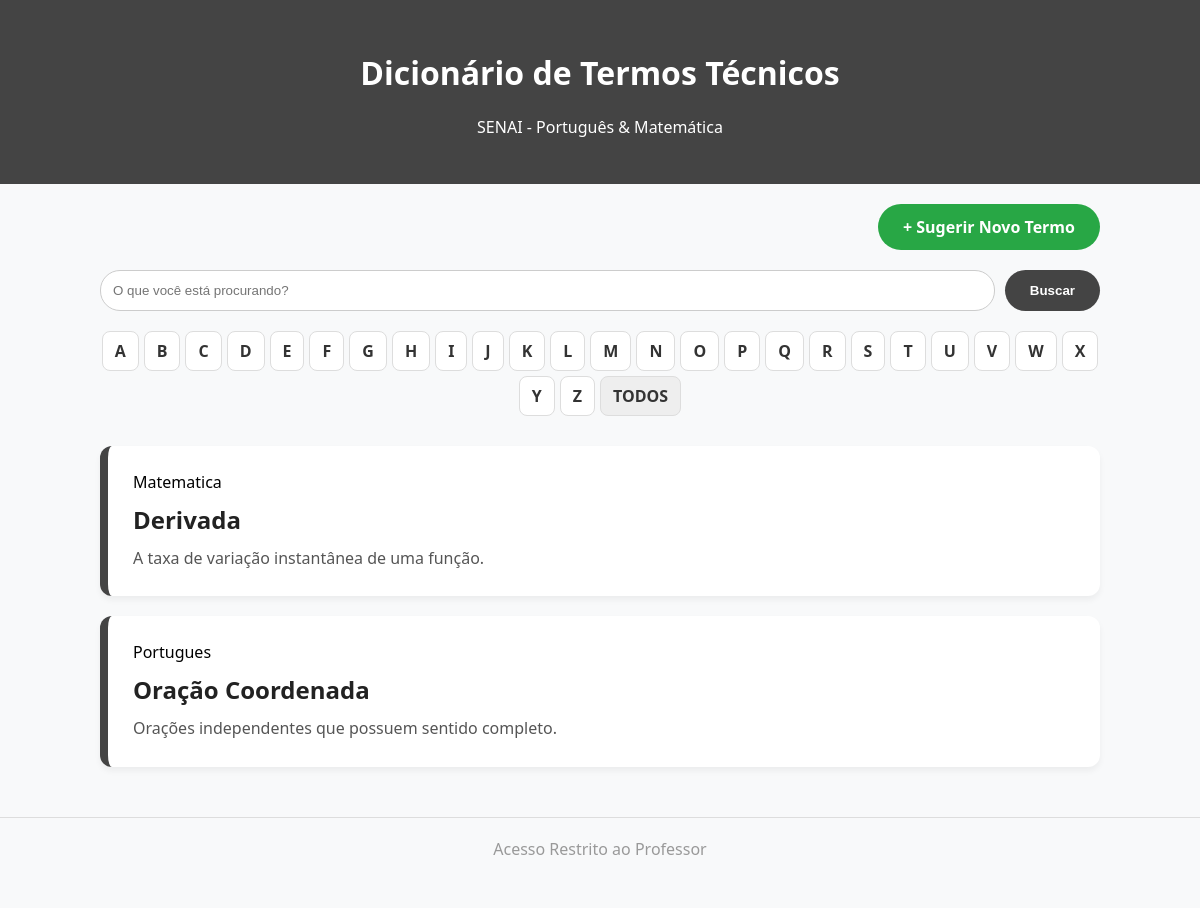
The page / on the database its author committed.
### tables this page shows
CREATE TABLE IF NOT EXISTS termos (
    id INT AUTO_INCREMENT PRIMARY KEY,
    termo VARCHAR(100) NOT NULL,
    definicao TEXT NOT NULL,
    disciplina ENUM('portugues', 'matematica') NOT NULL,
    imagem_url VARCHAR(255) DEFAULT NULL,  
    status ENUM('pendente', 'aprovado') DEFAULT 'pendente',  
    data_sugestao TIMESTAMP DEFAULT CURRENT_TIMESTAMP,
    id_professor_validador INT NULL,  
    FOREIGN KEY (id_professor_validador) REFERENCES professores(id) ON DELETE SET NULL
);

### index.php (the view, shortened to what this page needs)
<?php
include 'conexao.php';
$busca = isset($_GET['busca']) ? $_GET['busca'] : '';
$query = "SELECT * FROM termos WHERE status = 'aprovado'";
$query .= " ORDER BY termo ASC";
$result = $conn->query($query);
?>
<!DOCTYPE html>
<html lang="pt-br">
<head>
    <link rel="stylesheet" href="css/style.css">
</head>
<body>
<header>
    <h1>Dicionário de Termos Técnicos</h1>
    <p>SENAI - Português & Matemática</p>
</header>
<div class="container">
    <div style="text-align: right; margin-top: 20px;">
        <a href="cadastrar.php" class="btn" style="background: #28a745; color: white; border-radius: 25px;">+ Sugerir Novo Termo</a>
    </div>
    <form class="busca-container" method="GET" action="index.php" style="display:flex; gap:10px; margin:20px 0;">
        <input type="text" name="busca" class="busca-input" placeholder="O que você está procurando?" value="<?php echo $busca; ?>" style="flex-grow:1; padding:12px; border-radius:20px; border:1px solid #ccc;">
        <button type="submit" class="btn" style="background: #444; color: white;">Buscar</button>
    </form>
    <div class="alfabeto" style="display:flex; justify-content:center; flex-wrap:wrap; gap:5px; margin-bottom:30px;">
        <?php foreach (range('A', 'Z') as $char): ?>
            <a href="index.php?letra=<?php echo $char; ?>" class="letra" style="padding:8px 12px; background:white; border:1px solid #ddd; text-decoration:none; color:#333; font-weight:bold;"><?php echo $char; ?></a>
        <?php endforeach; ?>
        <a href="index.php" class="letra" style="padding:8px 12px; background:#eee; border:1px solid #ddd; text-decoration:none; color:#333;">TODOS</a>
    </div>
    <div class="lista-termos">
        <?php if ($result->num_rows > 0): ?>
            <?php while($row = $result->fetch_assoc()): ?>
                <div class="card-termo">
                    <div style="display: flex; gap: 20px; align-items: flex-start;">
                        <div>
                            <span class="tag tag-<?php echo $row['disciplina']; ?>"><?php echo ucfirst($row['disciplina']); ?></span>
                            <h2 style="margin:10px 0;"><?php echo $row['termo']; ?></h2>
                            <p style="color:#555;"><?php echo $row['definicao']; ?></p>
                        </div>
                    </div>
                </div>
            <?php endwhile; ?>
        <?php else: ?>
            <p style="text-align:center; color:#888;">Nenhum termo encontrado.</p>
        <?php endif; ?>
    </div>
</div>
<footer style="text-align: center; margin: 50px 0; padding: 20px; border-top: 1px solid #ddd;">
    <a href="login.php" style="color: #999; text-decoration: none;">Acesso Restrito ao Professor</a>
</footer>
</body>
</html>

### css/style.css (style rules this page uses)
:root { --primary-color: #444; --bg-color: #f8f9fa; --white: #ffffff; }
body { font-family: 'Segoe UI', Arial, sans-serif; background-color: var(--bg-color); margin: 0; padding: 0; }
header { background-color: var(--primary-color); color: white; padding: 30px; text-align: center; }
.container { max-width: 1000px; margin: 20px auto; padding: 0 20px; }
.lista-termos { margin-top: 30px; }
.card-termo { background: white; border-radius: 12px; padding: 25px; margin-bottom: 20px; display: flex; flex-direction: column; border-left: 8px solid var(--primary-color); box-shadow: 0 4px 6px rgba(0,0,0,0.05); }
.card-termo h2 { margin: 10px 0; color: #222; }
.card-termo p { color: #555; line-height: 1.6; margin: 0; }
.btn { padding: 12px 25px; border: none; border-radius: 25px; cursor: pointer; font-weight: bold; text-decoration: none; display: inline-block; transition: 0.3s; }
.alfabeto { display: flex; justify-content: center; flex-wrap: wrap; gap: 8px; margin: 20px 0; }
.letra { padding: 10px 15px; background: white; border: 1px solid #ddd; border-radius: 8px; text-decoration: none; color: #333; font-weight: bold; }

### rows shown on the page
termos: disciplina "Matematica", termo "Derivada", definicao "A taxa de variação instantânea de uma função."
termos: disciplina "Portugues", termo "Oração Coordenada", definicao "Orações independentes que possuem sentido completo."

### other values the page prints
$char "A"
$char "B"
$char "C"
$char "D"
$char "E"
$char "F"
$char "G"
$char "H"
$char "I"
$char "J"
$char "K"
$char "L"
$char "M"
$char "N"
$char "O"
